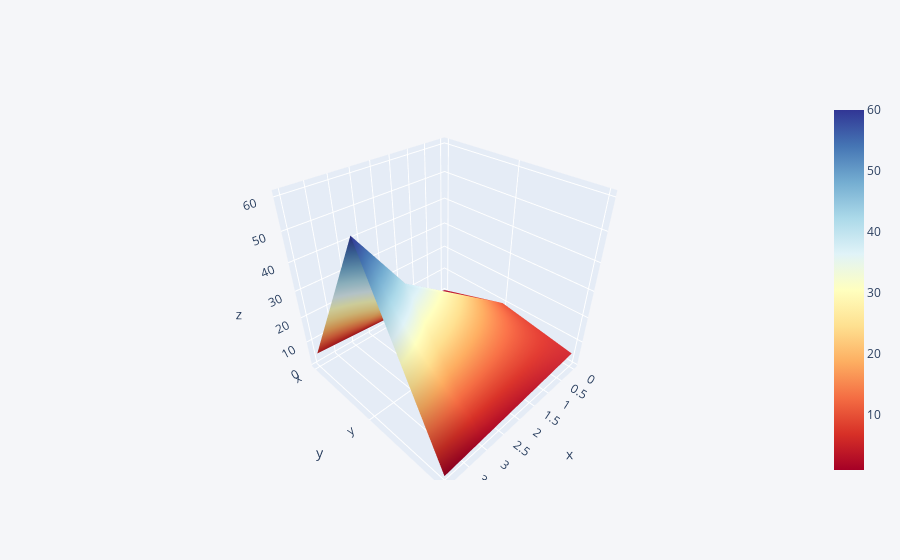

Notebook code cell kept with this figure:
### Code cell
df3.iplot(kind='surface', colorscale='rdylbu')

### Figure 1 — Plotly figure (JSON) as saved in the notebook; plotly's stock layout.template omitted (floating-point values rounded to 4 significant figures)
{"data": [{"colorscale": [[0, "rgb(165,0,38)"], [0.1, "rgb(215,48,39)"], [0.2, "rgb(244,109,67)"], [0.3, "rgb(253,174,97)"], [0.4, "rgb(254,224,144)"], [0.5, "rgb(255,255,191)"], [0.6, "rgb(224,243,248)"], [0.7, "rgb(171,217,233)"], [0.8, "rgb(116,173,209)"], [0.9, "rgb(69,117,180)"], [1, "rgb(49,54,149)"]], "type": "surface", "x": [0, 1, 2, 3, 4], "y": ["x", "y", "z"], "z": [[1, 2, 3, 4, 5], [10, 20, 30, 40, 60], [5, 4, 3, 2, 1]]}], "layout": {"legend": {"bgcolor": "#F5F6F9", "font": {"color": "#4D5663"}}, "paper_bgcolor": "#F5F6F9", "plot_bgcolor": "#F5F6F9", "title": {"font": {"color": "#4D5663"}}, "xaxis": {"gridcolor": "#E1E5ED", "showgrid": true, "tickfont": {"color": "#4D5663"}, "title": {"font": {"color": "#4D5663"}, "text": ""}, "zerolinecolor": "#E1E5ED"}, "yaxis": {"gridcolor": "#E1E5ED", "showgrid": true, "tickfont": {"color": "#4D5663"}, "title": {"font": {"color": "#4D5663"}, "text": ""}, "zerolinecolor": "#E1E5ED"}}}
